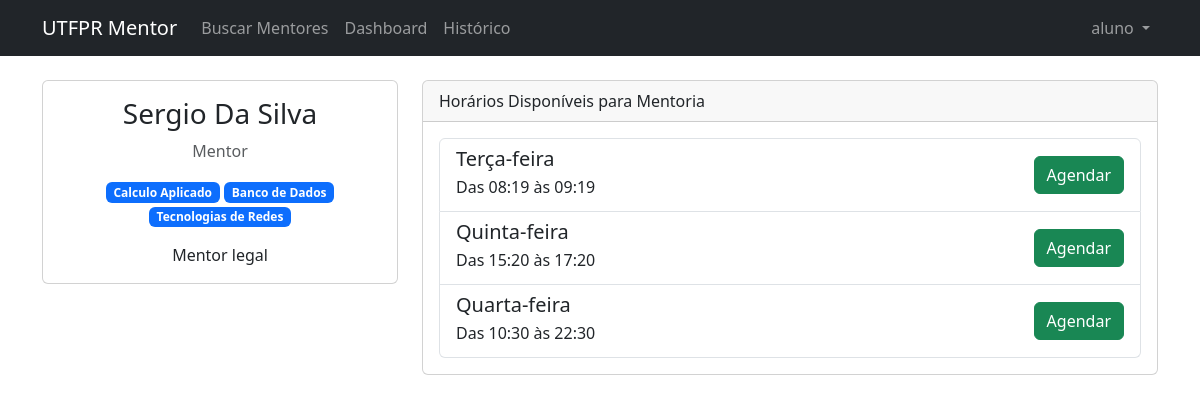
Screenshot of /core/mentores/1/ (signed in) with the database file from the repository.
### accounts/models.py (models this page shows, shortened)
class CustomUser(AbstractUser):
    ROLE_CHOICES = (
        ('ADMIN', 'Administrador'),
        ('ALUNO', 'Aluno'),
        ('MENTOR', 'Mentor'),
    )
    role = models.CharField(max_length=10, choices=ROLE_CHOICES, default='ALUNO')
    def is_aluno(self):
        return self.role == 'ALUNO'

class MentorProfile(models.Model):
    user = models.OneToOneField(CustomUser, on_delete=models.CASCADE, related_name='mentor_profile')
    bio = models.TextField(blank=True)
    disciplinas = models.ManyToManyField('core.Disciplina', related_name='mentores', blank=True)

### core/models.py (models this page shows, shortened)
class Disciplina(models.Model):
    nome = models.CharField(max_length=100)
    codigo = models.CharField(max_length=20, unique=True, blank=True, null=True)
    descricao = models.TextField(blank=True)

### agendamentos/models.py (models this page shows, shortened)
class Disponibilidade(models.Model):
    DIAS_SEMANA = (
        (0, 'Segunda-feira'),
        (1, 'Terça-feira'),
        (2, 'Quarta-feira'),
        (3, 'Quinta-feira'),
        (4, 'Sexta-feira'),
        (5, 'Sábado'),
        (6, 'Domingo'),
    )
    mentor = models.ForeignKey('accounts.MentorProfile', on_delete=models.CASCADE, related_name='disponibilidades')
    dia_semana = models.IntegerField(choices=DIAS_SEMANA)
    hora_inicio = models.TimeField()
    hora_fim = models.TimeField()

### core/views.py (the view)
# urls.py: path('mentores/<int:pk>/', views.MentorDetailView.as_view(), name='mentor_detail'),
class MentorDetailView(LoginRequiredMixin, DetailView):
    model = MentorProfile
    template_name = 'core/mentor_detail.html'
    context_object_name = 'mentor'

### core/templates/core/mentor_detail.html
{% extends 'base.html' %}
{% block content %}
<div class="row">
    <div class="col-md-4">
        <div class="card mb-4">
            <div class="card-body text-center">
                <h3 class="card-title">{{ mentor.user.get_full_name|default:mentor.user.username }}</h3>
                <p class="text-muted">Mentor</p>
                <div class="mb-3">
                    {% for disc in mentor.disciplinas.all %}
                        <span class="badge bg-primary">{{ disc.nome }}</span>
                    {% endfor %}
                </div>
                <p class="card-text">{{ mentor.bio }}</p>
            </div>
        </div>
    </div>
    <div class="col-md-8">
        <div class="card">
            <div class="card-header">
                Horários Disponíveis para Mentoria
            </div>
            <div class="card-body">
                {% if mentor.disponibilidades.exists %}
                    <div class="list-group">
                        {% for disp in mentor.disponibilidades.all %}
                            <div class="list-group-item d-flex justify-content-between align-items-center">
                                <div>
                                    <h5 class="mb-1">{{ disp.get_dia_semana_display }}</h5>
                                    <p class="mb-1">Das {{ disp.hora_inicio }} às {{ disp.hora_fim }}</p>
                                </div>
                                {% if user.is_authenticated and user.is_aluno %}
                                    <a href="{% url 'agendar_sessao' disp.pk %}" class="btn btn-success">Agendar</a>
                                {% elif not user.is_authenticated %}
                                    <a href="{% url 'login' %}?next={{ request.path }}" class="btn btn-outline-primary">Login para Agendar</a>
                                {% endif %}
                            </div>
                        {% endfor %}
                    </div>
                {% else %}
                    <p class="text-muted">Este mentor ainda não cadastrou horários de disponibilidade.</p>
                {% endif %}
            </div>
        </div>
    </div>
</div>
{% endblock %}

### templates/base.html (shortened to what this page needs)
<!DOCTYPE html>
<html lang="pt-br">
<head>
    <link href="https://cdn.jsdelivr.net/npm/bootstrap@5.3.0/dist/css/bootstrap.min.css" rel="stylesheet">
</head>
<body>
    <nav class="navbar navbar-expand-lg navbar-dark bg-dark">
        <div class="container">
            <a class="navbar-brand" href="{% url 'home' %}">UTFPR Mentor</a>
            <div class="collapse navbar-collapse" id="navbarNav">
                <ul class="navbar-nav me-auto">
                    {% if user.is_authenticated %}
                        {% if user.role == 'ALUNO' %}
                            <li class="nav-item">
                                <a class="nav-link" href="{% url 'mentor_list' %}">Buscar Mentores</a>
                            </li>
                        {% endif %}
                        <li class="nav-item">
                            <a class="nav-link" href="{% url 'dashboard' %}">Dashboard</a>
                        </li>
                        <li class="nav-item">
                            <a class="nav-link" href="{% url 'historico_sessoes' %}">Histórico</a>
                        </li>
                    {% endif %}
                </ul>
                <ul class="navbar-nav">
                    {% if user.is_authenticated %}
                        <li class="nav-item dropdown">
                            <a class="nav-link dropdown-toggle" href="#" id="navbarDropdown" role="button" data-bs-toggle="dropdown">
                                {{ user.username }}
                            </a>
                        </li>
                    {% endif %}
                </ul>
            </div>
        </div>
    </nav>
    <div class="container mt-4">
        {% block content %}
        {% endblock %}
    </div>
</body>
</html>

### rows the page displays
CustomUser: username "aluno"
MentorProfile: user.get_full_name "Sergio Da Silva", bio "Mentor legal"
Disciplina: nome "Calculo Aplicado"
Disciplina: nome "Banco de Dados"
Disciplina: nome "Tecnologias de Redes"
Disponibilidade: dia_semana "Terça-feira", hora_inicio "08:19", hora_fim "09:19"
Disponibilidade: dia_semana "Quinta-feira", hora_inicio "15:20", hora_fim "17:20"
Disponibilidade: dia_semana "Quarta-feira", hora_inicio "10:30", hora_fim "22:30"
